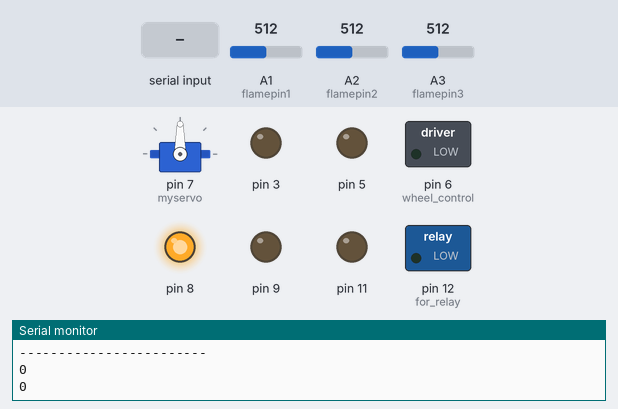
A sketch run on a simulated Arduino Uno, built with avr-gcc and run on an emulated ATmega328P. On the bench: servo, switched loads named in the sketch (green lamp = pin HIGH), output pins drawn as LEDs (lit = HIGH), the last lines printed to the serial monitor. Dashed ring = blinking. Inputs (shaded band) come from the test bench; at power-on: A1 (flamepin1) = 512, A2 (flamepin2) = 512, A3 (flamepin3) = 512.

Above: at 1.2 s.
1.3 s: A1 (flamepin1) set to 107
2.8 s: A1 (flamepin1) set to 95
At 3.02 s:
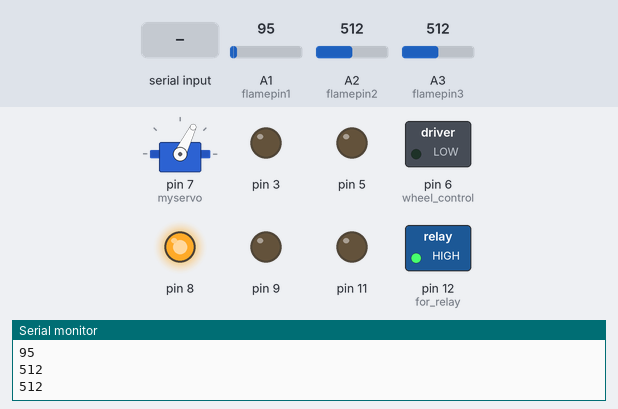
5.8 s: "2" received over Serial
At 6.39 s:
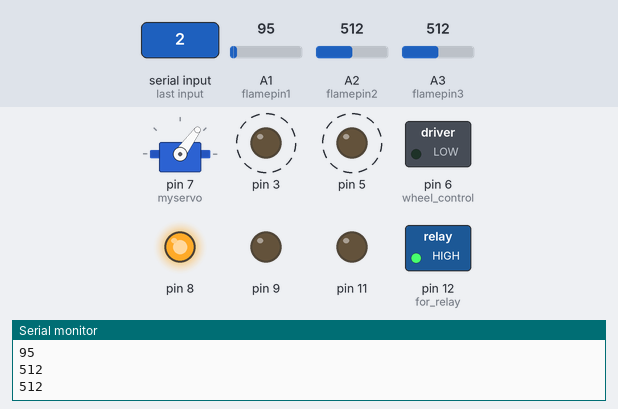
8.8 s: A1 (flamepin1) set to 122
At 10.3 s:
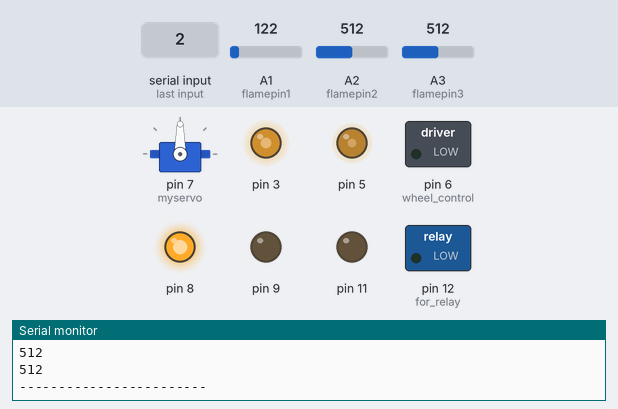
11.3 s: "3" received over Serial
At 12.0 s:
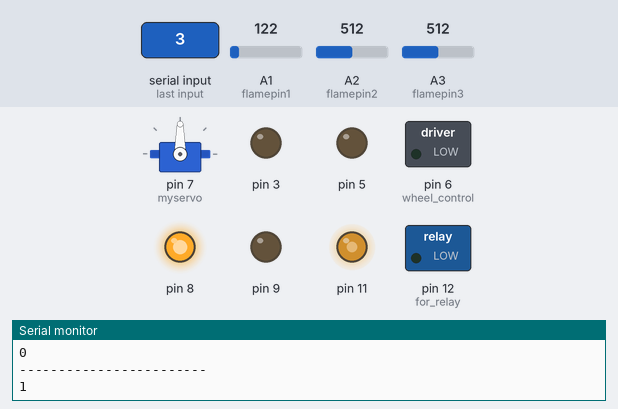
12.8 s: A2 (flamepin2) set to 108
14.3 s: A2 (flamepin2) set to 93
At 14.75 s:
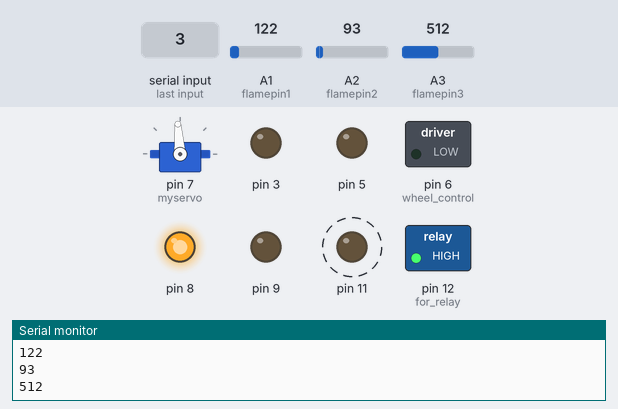
Timing chart, 0 to 18.3 s (numbered marks = the images above; inputs shaded):
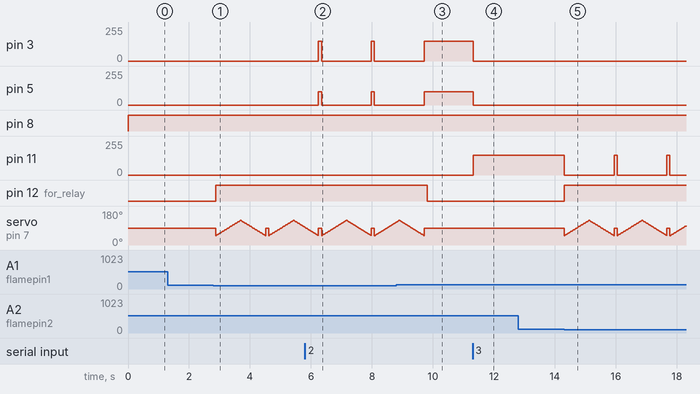

The sketch:

f.last.ino
```cpp
#include <Servo.h>  //include servo.h library
Servo myservo;
 char input;
 int pos = 0;

 const int flamepin1=A1;
const int flamepin2=A2;
const int flamepin3=A3;

int flamesensvalue1=0;
int flamesensvalue2=0;
int flamesensvalue3=0;


void setup() {
  pinMode(6,OUTPUT);//wheel control
  pinMode(5,OUTPUT);
  pinMode(11,OUTPUT);
  pinMode(3,OUTPUT);
  pinMode(8,OUTPUT);
   pinMode(9,OUTPUT);


pinMode(flamepin1, INPUT);//sensors
pinMode(flamepin2, INPUT);
pinMode(flamepin3, INPUT);

pinMode(12,OUTPUT);//for relay

Serial.begin(9600);
myservo.attach(7); //saver motor pin =7

  myservo.write(90);


}

void loop() {

int flamesensvalue1=analogRead(flamepin1);
int flamesensvalue2=analogRead(flamepin2);
int flamesensvalue3=analogRead(flamepin3);


Serial.println(flamesensvalue1);
Serial.println(flamesensvalue2);
Serial.println(flamesensvalue3);

boolean sensor1=one(flamesensvalue1);
boolean sensor2=second(flamesensvalue2);
boolean sensor3=third(flamesensvalue3);

boolean buzz1= buzz(flamesensvalue1,flamesensvalue2,flamesensvalue3);

if(buzz1){
    digitalWrite(9 ,LOW);
     digitalWrite(8 ,HIGH);
        }
 else{
    digitalWrite(9,HIGH);
        digitalWrite(8 ,LOW);
    }

 boolean pump= pumpcontrol(flamesensvalue1,flamesensvalue2,flamesensvalue3);

 if(pump||input=='6'){
  over();
    digitalWrite(12 ,HIGH);

    for (pos = 50; pos <= 130; pos += 1) {
    myservo.write(pos);
    delay(10);
  }
  for (pos = 130; pos >= 50; pos -= 1) {
    myservo.write(pos);
    delay(10);
  }

  myservo.write(90);


  }else{
 if(input=='7'){

    digitalWrite(12 ,LOW);
  }
  else{

        digitalWrite(12 ,LOW);
    }
    }


Serial.println("------------------------");

Serial.println(sensor1);
Serial.println(sensor2);
Serial.println(sensor3);
Serial.println("------------------------");
Serial.println(buzz1);


  if(Serial.available()){
  input= Serial.read();
  Serial.println(input);
  }

  if(input == '1'){
       front();
    }

  else if(input == '2'){
       back();
    }
  else  if(input == '3'){
      right();
    }
  else if(input == '4'){
      left();
    }

   else if(input == '5'){
      over();
    }
      delay(100);
  }


void front()
  {
  analogWrite(6,100);
  analogWrite(5,0);
  analogWrite(11,100);
  analogWrite(3,0);
  }
 void back()
  {
  analogWrite(6,0);
  analogWrite(5,100);
  analogWrite(11,0);
  analogWrite(3,150);
  }

  void right()
  {
  analogWrite(6,0);
  analogWrite(5,0);
  analogWrite(11,150);
  analogWrite(3,0);
   }

   void left(){
  analogWrite(6,150);
  analogWrite(5,0);
  analogWrite(11,0);
  analogWrite(3,0);
   }

    void over()
   {
  analogWrite(6,0);
  analogWrite(5,0);
  analogWrite(11,0);
  analogWrite(3,0);
   }

   boolean one(int i){

  if(i<100){
    return true;
    }else{
      return false;
      }

  }


  boolean second(int j){

    if(j<100){
      return true;
    }else{
      return false;
      }
    }

   boolean third(int g){
       if(g<100){
      return true;
    }else{
      return false;
      }

    }
boolean buzz(int first,int second,int third){

  if(first<700 || second<700|| third<700){
    return true;

  }
  else{
    return false;
    }
  }

 boolean pumpcontrol(int value1,int value2,int value3){
        if(value1<100 || value2<100|| value3<100){
         return true;

  }
  else{
    return false;
    }

  }
```

Measured:
- the behaviour switches between 100 and 99 on A1 (flamepin1) (found by bisection; images 0 and 1)
- the behaviour switches between 100 and 99 on A2 (flamepin2) (found by bisection; images 4 and 5)
- after the input at 5.8 s, pin 3: alternates 150/255 for 0.10 s and 0/255 for 1.6 s, starting after 0.45 s; pin 5: alternates 100/255 for 0.10 s and 0/255 for 1.6 s, starting after 0.45 s
- after the input at 8.8 s, pin 3: goes on until 9.7 s, then stays 150/255; pin 5: goes on until 9.7 s, then stays 100/255; pin 12 (for_relay): HIGH → LOW after 1.0 s; servo on pin 7 (myservo): goes on until 9.7 s, then stays 90°
- after the input at 11.3 s, pin 3: 150/255 → 0/255 at once; pin 5: 100/255 → 0/255 at once; pin 11: 0/255 → 150/255 at once
